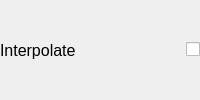
                                   <widget class="QWidget" name="widget_35" native="true">
                                    <layout class="QHBoxLayout" name="horizontalLayout_7">
                                     <property name="leftMargin">
                                      <number>0</number>
                                     </property>
                                     <property name="topMargin">
                                      <number>0</number>
                                     </property>
                                     <property name="rightMargin">
                                      <number>0</number>
                                     </property>
                                     <property name="bottomMargin">
                                      <number>0</number>
                                     </property>
                                     <item>
                                      <widget class="QWidget" name="widget_37" native="true">
                                       <layout class="QHBoxLayout" name="horizontalLayout_56">
                                        <property name="leftMargin">
                                         <number>0</number>
                                        </property>
                                        <property name="topMargin">
                                         <number>0</number>
                                        </property>
                                        <property name="rightMargin">
                                         <number>0</number>
                                        </property>
                                        <property name="bottomMargin">
                                         <number>0</number>
                                        </property>
                                        <item>
                                         <widget class="QLabel" name="label_76">
                                          <property name="font">
                                           <font>
                                            <pointsize>12</pointsize>
                                           </font>
                                          </property>
                                          <property name="text">
                                           <string>Interpolate</string>
                                          </property>
                                         </widget>
                                        </item>
                                        <item>
                                         <spacer name="horizontalSpacer_21">
                                          <property name="orientation">
                                           <enum>Qt::Orientation::Horizontal</enum>
                                          </property>
                                          <property name="sizeHint" stdset="0">
                                           <size>
                                            <width>40</width>
                                            <height>20</height>
                                           </size>
                                          </property>
                                         </spacer>
                                        </item>
                                        <item>
                                         <widget class="QCheckBox" name="interpolateCheckBox">
                                          <property name="text">
                                           <string/>
                                          </property>
                                         </widget>
                                        </item>
                                       </layout>
                                      </widget>
                                     </item>
                                    </layout>
                                   </widget>
